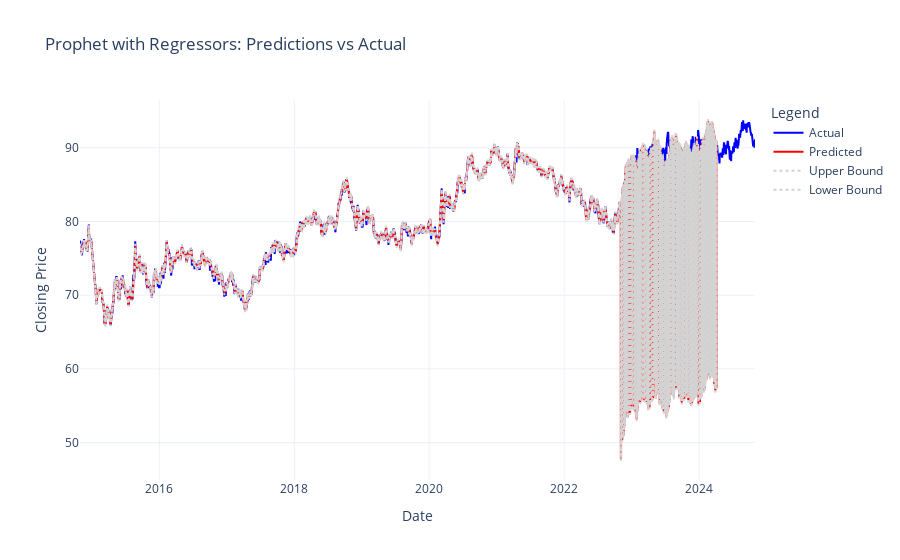

The notebook cell saved with this chart:
### Code cell
import pandas as pd
from prophet import Prophet
import plotly.graph_objects as go
from sklearn.metrics import mean_absolute_error, mean_squared_error
import numpy as np

# Load the data
# Ensure your dataset has columns like 'Date', 'Closing_price', 'RSI', 'MACD', etc.
df = eur_inr  # Replace `eur_inr` with your actual dataframe variable
print("Columns in dataset:", df.columns)

# Rename columns as Prophet requires 'ds' (date) and 'y' (target)
df.rename(columns={'Date': 'ds', 'Closing_price': 'y'}, inplace=True)

# Drop missing values
df.dropna(inplace=True)

# Add 'cap' column for logistic growth (define a realistic upper limit for your target variable)
df['cap'] = df['y'].max() * 1.1  # 10% higher than max value as an example
df['floor'] = 0  # Optionally, add a floor column

# Specify the additional regressors
regressors = [
    'Deseasonalized_Day_high', 'Deseasonalized_Day_low',
    'Deseasonalized_Open_price', 'EMA_100', 'EMA_200', 'EMA_50', 'RSI',
    'MACD', 'Signal_Line', 'MACD_Histogram', 'SMA', 'Upper Band', 'Lower Band'
]

# Ensure all specified regressors are present in the dataset
missing_regressors = [r for r in regressors if r not in df.columns]
if missing_regressors:
    raise ValueError(f"Missing regressors in dataset: {missing_regressors}")

# Initialize the Prophet model with tuned hyperparameters
prophet_model = Prophet(
    changepoint_prior_scale=best_params['changepoint_prior_scale'],
    seasonality_prior_scale=best_params['seasonality_prior_scale'],
    holidays_prior_scale=best_params['holidays_prior_scale'],
    changepoint_range=best_params['changepoint_range'],
    growth='logistic'  # Ensure logistic growth
)

# Add each regressor to the Prophet model
for regressor in regressors:
    prophet_model.add_regressor(regressor)

# Split data into training and testing sets (80% train, 20% test)
train_size = int(0.8 * len(df))
train = df[:train_size]
test = df[train_size:]

# Train the model
prophet_model.fit(train[['ds', 'y', 'cap', 'floor'] + regressors])

# Create a future dataframe for predictions
future = prophet_model.make_future_dataframe(periods=len(test))
future['cap'] = df['cap'].iloc[0]  # Use the same cap value for future
future['floor'] = df['floor'].iloc[0]  # Use the same floor value for future

# Add regressors to the future dataframe
for regressor in regressors:
    future[regressor] = df[regressor]

# Make predictions
forecast = prophet_model.predict(future)



# Evaluate on train and test sets
train_forecast = prophet_model.predict(train[['ds', 'cap', 'floor'] + regressors])
train_yhat = train_forecast['yhat'].values
train_metrics = evaluate_model(train['y'].values, train_yhat)

test_forecast = prophet_model.predict(test[['ds', 'cap', 'floor'] + regressors])
test_yhat = test_forecast['yhat'].values


# Print metrics


mae, mse, mape, r2 = evaluate_model(test['y'].values, test_yhat)




prophetn_metrics = {'MAE': mae, 'MSE': mse, 'MAPE': mape * 100, 'R^2': r2}
print("\nprophetn metrics :", prophetn_metrics)
# Plot predictions vs actual values
fig = go.Figure()

# Plot actual values
fig.add_trace(go.Scatter(x=df['ds'], y=df['y'], mode='lines', name='Actual', line=dict(color='blue')))

# Plot predicted values
fig.add_trace(go.Scatter(x=forecast['ds'], y=forecast['yhat'], mode='lines', name='Predicted', line=dict(color='red')))

# Plot upper and lower bounds
fig.add_trace(go.Scatter(
    x=forecast['ds'], y=forecast['yhat_upper'], mode='lines', name='Upper Bound',
    line=dict(color='lightgrey', dash='dot')
))
fig.add_trace(go.Scatter(
    x=forecast['ds'], y=forecast['yhat_lower'], mode='lines', name='Lower Bound',
    line=dict(color='lightgrey', dash='dot')
))

# Update layout
fig.update_layout(
    title="Prophet with Regressors: Predictions vs Actual",
    xaxis_title="Date",
    yaxis_title="Closing Price",
    legend_title="Legend",
    template="plotly_white"
)

fig.show()

### Figure 1 — Plotly figure (JSON) as saved in the notebook; plotly's stock layout.template omitted (floating-point values rounded to 4 significant figures; data arrays with more than 128 entries replaced by an {"elided": "..."} marker saying what was removed)
{"data": [{"line": {"color": "blue"}, "mode": "lines", "name": "Actual", "type": "scatter", "x": {"elided": "2609 str values"}, "y": {"elided": "2609 float values"}}, {"line": {"color": "red"}, "mode": "lines", "name": "Predicted", "type": "scatter", "x": {"elided": "2609 str values"}, "y": {"elided": "2609 float values"}}, {"line": {"color": "lightgrey", "dash": "dot"}, "mode": "lines", "name": "Upper Bound", "type": "scatter", "x": {"elided": "2609 str values"}, "y": {"elided": "2609 float values"}}, {"line": {"color": "lightgrey", "dash": "dot"}, "mode": "lines", "name": "Lower Bound", "type": "scatter", "x": {"elided": "2609 str values"}, "y": {"elided": "2609 float values"}}], "layout": {"legend": {"title": {"text": "Legend"}}, "title": {"text": "Prophet with Regressors: Predictions vs Actual"}, "xaxis": {"title": {"text": "Date"}}, "yaxis": {"title": {"text": "Closing Price"}}}}
